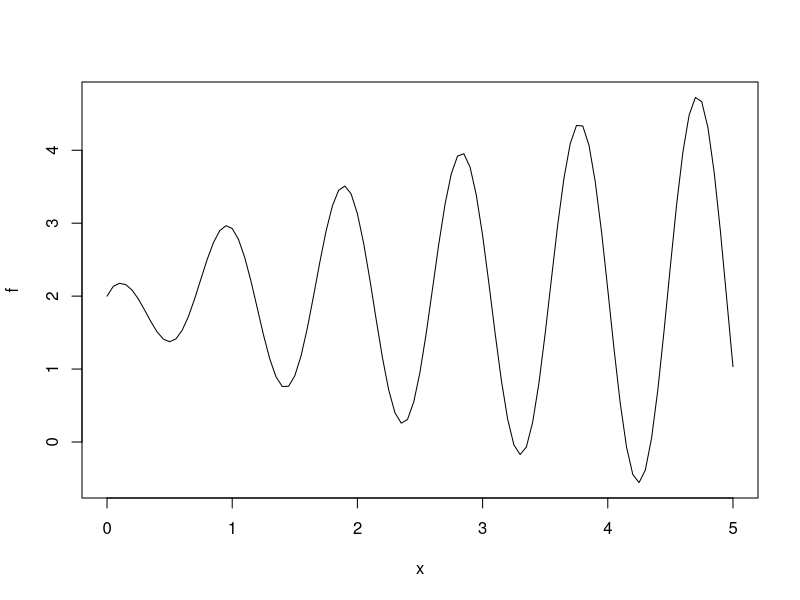
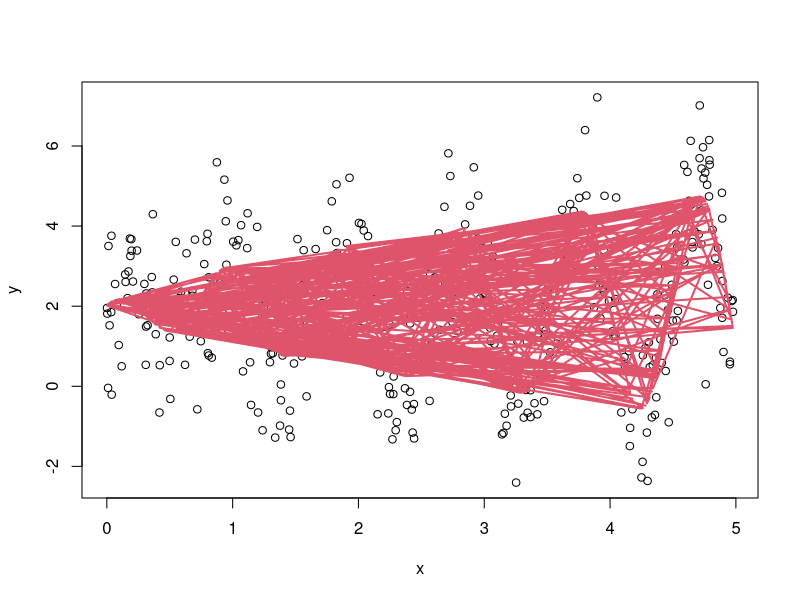
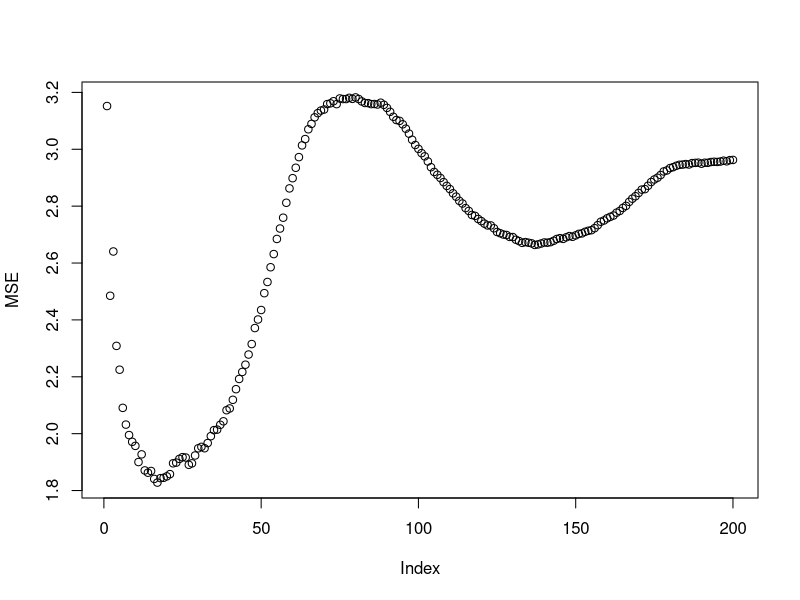
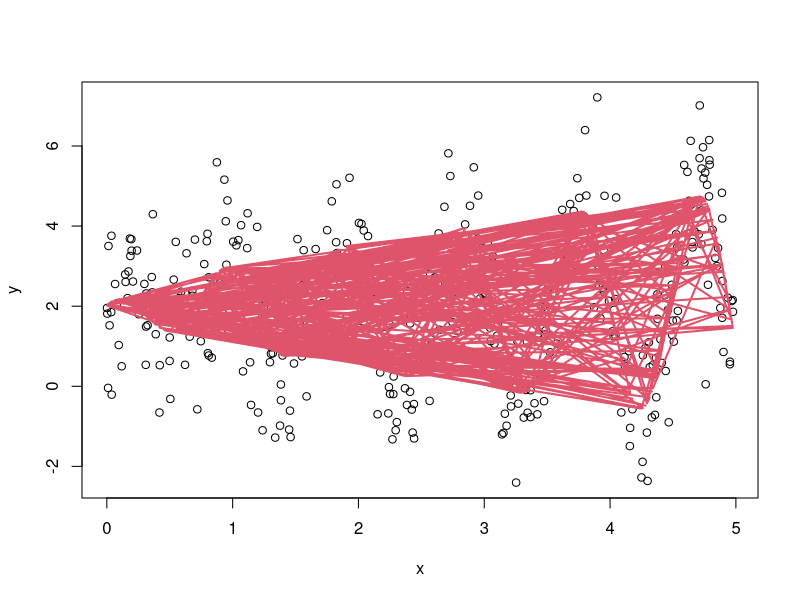

Here is the R script that generated these plots, in order: (Note: this script raises an error after producing the figures.)
#You can try to modify the denominator inside the cosine to change the complexity of f*
f=function(x){
  y=2+x^(.2)*cos(x/.15)/x^-.45
  return(y) }
plot(f,0,5)

#Points simulation: you change n and sigma
N=400
sigma=1.2
x=runif(N,0,5);#x=sort(x)  #For convenience, the input x is sorted
y=rep(0,times=N)
for(i in 1:N){
  y[i]=f(x[i])+rnorm(1,0,sigma)
}
plot(x,y)
points(x,f(x),type="l",col=2,lwd=2)

x_test = x[301:400]
y_test = y[301:400]

x_train =x[1:300]
y_train = y[1:300]



MSE <- vector()

#Estimator by k-neighbors
#k es el numero de vecinos y test=TRUE/FALSE determina si se estima sobre
#un grid cualquiera (FALSE) o sobre los x en la muestra de test (TRUE)
kn=function(k,test){
  if(test=="FALSE"){z=seq(0,5,by=0.01);ll=length(z)}  #predict on train
  if(test=="TRUE"){z=x_test;ll=length(z)}    #x_test is the name of set for prediction
  nk=rep(0,times=ll)
  for(j in 1:ll){
    veci=which(abs(z[j]-x_train) %in% sort(abs(z[j]-x_train))[1:k])
    nk[j]=sum(y_train[veci])/k
  }
  
  return(nk) 
  
}

#Graficando el estimador


for(k in 1:200){
  pred = kn(k,T)
  MSE[k] = mean((pred-y_test)^2)
 
}

plot(MSE)
min(MSE)
which.min(MSE) # 15
# Error irreducible es 1.44



k=14 #Puede cambiarlo


plot(x,y)
points(x,f(x),type="l",col=2,lwd=2)
points(z,kn(k,T),type="l",col=4,lwd=2)
points(z,kn(200,T),type="l",col=4,lwd=2)



##### b #######
#You can try to modify the denominator inside the cosine to change the complexity of f*
f=function(x){
  y=2+x^(.2)*cos(x/.15)/x^-.45
  return(y) }
plot(f,0,5)

#Points simulation: you change n and sigma
N=600
sigma=1.2
x=runif(N,0,5);#x=sort(x)  #For convenience, the input x is sorted
y=rep(0,times=N)
for(i in 1:N){
  y[i]=f(x[i])+rnorm(1,0,sigma)
}
plot(x,y)
points(x,f(x),type="l",col=2,lwd=2)

x_test = x[301:600]
y_test = y[301:600]

x_train =x[1:300]
y_train = y[1:300]



MSE <- vector()

#Estimator by k-neighbors
#k es el numero de vecinos y test=TRUE/FALSE determina si se estima sobre
#un grid cualquiera (FALSE) o sobre los x en la muestra de test (TRUE)
kn=function(k,test){
  if(test=="FALSE"){z=seq(0,5,by=0.01);ll=length(z)}  #predict on train
  if(test=="TRUE"){z=x_test;ll=length(z)}    #x_test is the name of set for prediction
  nk=rep(0,times=ll)
  for(j in 1:ll){
    veci=which(abs(z[j]-x_train) %in% sort(abs(z[j]-x_train))[1:k])
    nk[j]=sum(y_train[veci])/k
  }
  
  return(nk) 
  
}

#Graficando el estimador


for(k in 1:200){
  pred = kn(k,T)
  MSE[k] = mean((pred-y_test)^2)
  
}

plot(MSE)
min(MSE)
which.min(MSE) # 16
# Error irreducible es 1.44


##### c ##########  CV y LOO




###### d ########
#You can try to modify the denominator inside the cosine to change the complexity of f*
f=function(x){
  y=2+x^(.2)*cos(x/.15)/x^-.45
  return(y) }
plot(f,0,5)

#Points simulation: you change n and sigma
N=10000
sigma=1.2
x=runif(N,0,5);#x=sort(x)  #For convenience, the input x is sorted
y=rep(0,times=N)
for(i in 1:N){
  y[i]=f(x[i])+rnorm(1,0,sigma)
}
plot(x,y)
points(x,f(x),type="l",col=2,lwd=2)

x_test = x[5001:N]
y_test = y[5001:N]

x_train =x[1:5000]
y_train = y[1:5000]



MSE <- vector()

#Estimator by k-neighbors
#k es el numero de vecinos y test=TRUE/FALSE determina si se estima sobre
#un grid cualquiera (FALSE) o sobre los x en la muestra de test (TRUE)
kn=function(k,test){
  if(test=="FALSE"){z=seq(0,5,by=0.01);ll=length(z)}  #predict on train
  if(test=="TRUE"){z=x_test;ll=length(z)}    #x_test is the name of set for prediction
  nk=rep(0,times=ll)
  for(j in 1:ll){
    veci=which(abs(z[j]-x_train) %in% sort(abs(z[j]-x_train))[1:k])
    nk[j]=sum(y_train[veci])/k
  }
  
  return(nk) 
  
}

#Graficando el estimador


for(k in 1:200){
  pred = kn(k,T)
  MSE[k] = mean((pred-y_test)^2)
  
}

plot(MSE)
min(MSE)
which.min(MSE) # 15
# Error irreducible es 1.44



k=14 #Puede cambiarlo


plot(x,y)
points(x,f(x),type="l",col=2,lwd=2)
points(z,kn(k,T),type="l",col=4,lwd=2)



##################### e Bootstrap
